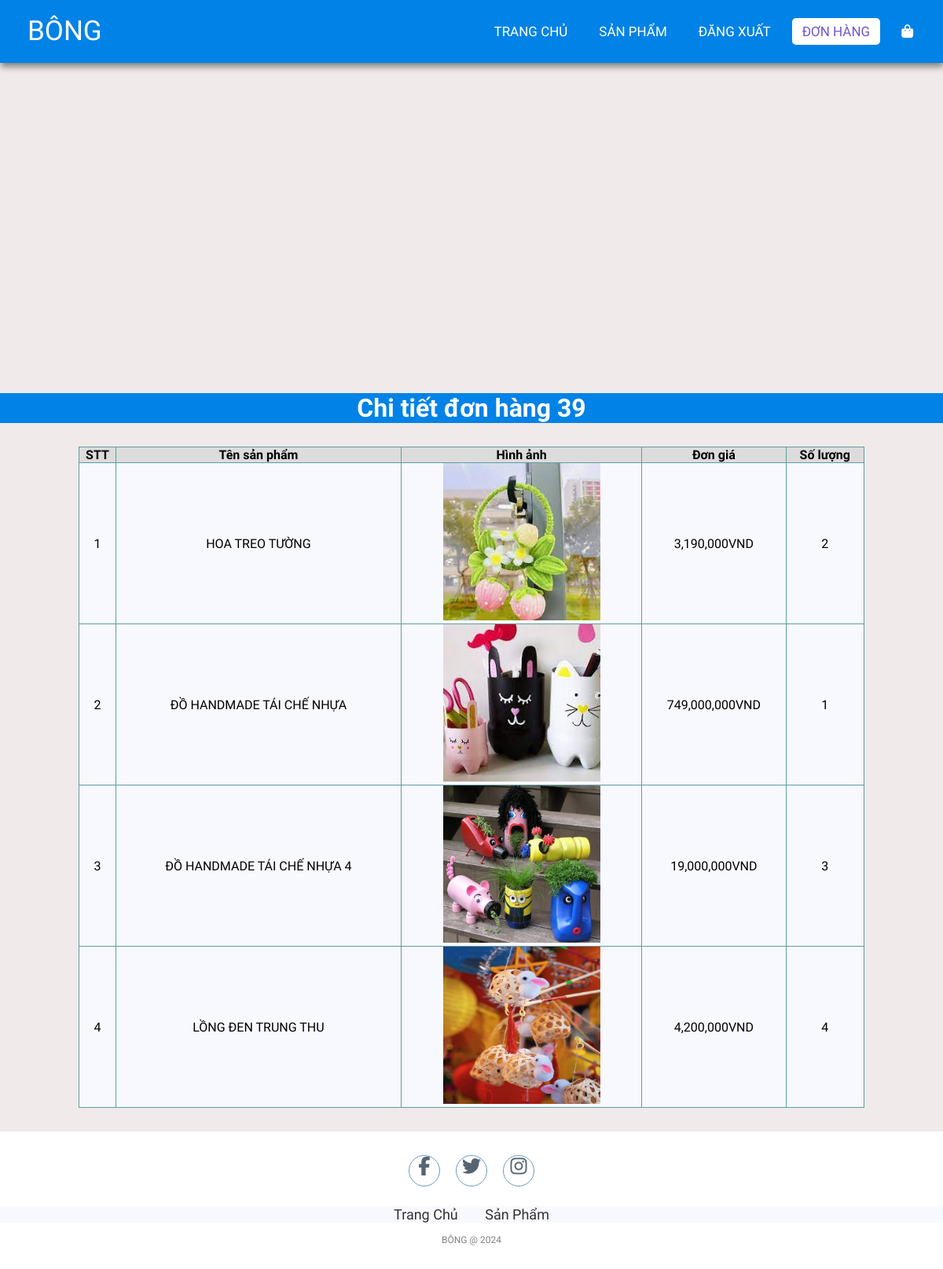
Page /orderdetail.php?orderId=39 (signed in) on the committed database.
### tables this page shows
CREATE TABLE `order_details` (
  `id` int(11) NOT NULL,
  `orderId` int(11) NOT NULL,
  `productId` int(11) NOT NULL,
  `qty` int(11) NOT NULL,
  `productPrice` decimal(10,0) NOT NULL,
  `productName` varchar(100) NOT NULL,
  `productImage` varchar(50) NOT NULL
);

### lib/database.php (called while the page is built, shortened)
<?php
class Database extends PDO
{
  public $host   = DB_HOST;
  public $user   = DB_USER;
  public $pass   = DB_PASS;
  public $dbname = DB_NAME;
  public $link;
  private function connectDB()
  {
    $this->link = new mysqli(
      $this->host,
      $this->user,
      $this->pass,
      $this->dbname
    );
  }
  public function select($query)
  {
    $result = $this->link->query($query);
    if ($result->num_rows > 0) {
      return $result;
    } else {
      return false;
    }
  }
}

### classes/orderDetails.php (called while the page is built, shortened)
<?php
$filepath = realpath(dirname(__FILE__));
include_once($filepath . '/../lib/database.php');
?>
<?php
class orderDetails
{
    private $db;
    public function __construct()
    {
        $this->db = new Database();
    }
    public function getOrderDetails($orderId)
    {
        $query = "SELECT * FROM order_details WHERE orderId = $orderId ";
        $mysqli_result = $this->db->select($query);
        if ($mysqli_result) {
            $result = mysqli_fetch_all($this->db->select($query), MYSQLI_ASSOC);
            return $result;
        }
        return false;
    }
}
?>

### orderdetail.php (the view, shortened to what this page needs)
<?php
include_once 'classes/orderDetails.php';
$orderDetails = new orderDetails();
$result = $orderDetails->getOrderDetails($_GET['orderId']);
?>
<!DOCTYPE html>
<html lang="en">
<head>
    <link rel="stylesheet" href="css/style.css">
    <link rel="stylesheet" href="https://cdnjs.cloudflare.com/ajax/libs/font-awesome/5.15.4/css/all.min.css">
</head>
<body>
    <nav>
        <label class="logo">BÔNG</label>
        <ul>
            <li><a href="index.php">Trang chủ</a></li>
            <li><a href="productList.php">Sản phẩm</a></li>
            <?php
            if (isset($_SESSION['user']) && $_SESSION['user']) { ?>
                <li><a href="logout.php" id="signin">Đăng xuất</a></li>
            <?php } else { ?>
                <li><a href="register.php" id="signup">Đăng ký</a></li>
                <li><a href="login.php" id="signin">Đăng nhập</a></li>
            <?php } ?>
            <li><a href="order.php" id="order" class="active">Đơn hàng</a></li>
            <li>
                <a href="checkout.php">
                    <i class="fa fa-shopping-bag"></i>
                </a>
            </li>
        </ul>
    </nav>
    <section class="banner"></section>
    <div class="featuredProducts">
        <h1>Chi tiết đơn hàng <?= $_GET['orderId'] ?></h1>
    </div>
    <div class="container-single">
        <table class="order">
            <tr>
                <th>STT</th>
                <th>Tên sản phẩm</th>
                <th>Hình ảnh</th>
                <th>Đơn giá</th>
                <th>Số lượng</th>
            </tr>
            <?php $count = 1;
            foreach ($result as $key => $value) { ?>
                <tr>
                    <td><?= $count++ ?></td>
                    <td><?= $value['productName'] ?></td>
                    <td><img class="image-cart" src="admin/uploads/<?= $value['productImage'] ?>" alt=""></td>
                    <td><?= number_format($value['productPrice'], 0, '', ',') ?>VND</td>
                    <td><?= $value['qty'] ?></td>
                </tr>
            <?php }
            ?>
        </table>
    </div>
    <footer>
        <div class="social">
            <a href="https://www.facebook.com/profile.php?id=100061695790048"><i class="fa fa-facebook" aria-hidden="true"></i></a>
            <a href="https://www.facebook.com/profile.php?id=100061695790048"><i class="fa fa-twitter" aria-hidden="true"></i></a>
            <a href="https://www.facebook.com/profile.php?id=100061695790048"><i class="fa fa-instagram" aria-hidden="true"></i></a>
        </div>
        <ul class="list">
            <li>
                <a href="./">Trang Chủ</a>
            </li>
            <li>
                <a href="productList.php">Sản Phẩm</a>
            </li>
        </ul>
        <p class="copyright">BÔNG @ 2024</p>
    </footer>
</body>
</html>

### css/style.css (style rules this page uses)
* { padding: 0; margin: 0; text-decoration: none; list-style: none; box-sizing: border-box; }
body { font-family: Mitr; background: rgb(240, 234, 234); }
nav { top: 0; background: #0082e6; height: 80px; width: 100%; position: fixed; z-index: 9999; box-shadow: 1px 5px 8px gray; }
label.logo { color: white; font-size: 35px; line-height: 80px; padding: 0 35px; }
nav ul { float: right; margin-right: 20px; }
nav ul li { display: inline-block; line-height: 80px; margin: 0 5px; }
nav ul li a { color: white; font-size: 17px; padding: 7px 13px; border-radius: 3px; text-transform: uppercase; border-radius: 5px; transition: 0.5s; }
a.active, a:hover { background: white; color: slateblue; }
.banner { background: url('../images/bia.jpg') background-size: cover; height: 500px; }
.featuredProducts { text-align: center; background-color: #0082e6; color: white; }
footer { padding: 30px 0; background-color:white; }
footer .social { text-align: center; padding-bottom: 25px; color: white; }
footer .social a { color: inherit; font-size: 24px; border: 1px solid steelblue; width: 40px; height: 40px; display: inline-block; text-align: center; border-radius: 50%; margin: 0 8px; transition: 0.5s; background-color: white; color: #2c3e50; opacity: 0.8; }
footer ul { margin-top: 0; padding: 0; list-style: none; font-size: 18px; margin-bottom: 0; text-align: center; }
footer ul a { color: inherit; text-decoration: none; opacity: 0.8; }
footer ul li { display: inline; padding: 0 15px; }
footer .copyright { margin-top: 15px; text-align: center; font-size: 12px; color: gray; }
.container-single { display: flex; margin: 30px 100px; }
.image-cart { height: 200px; width: 200px; }
.list { background-color: ghostwhite; }
th { background-color: gainsboro; border: 1px solid cadetblue; }
td { border: 1px solid cadetblue; text-align: center; }
.order { width: 100%; background-color: ghostwhite; padding: 10px; border-collapse: collapse; }

### rows in the picture
order_details: productName "HOA TREO TƯỜNG", productImage (picture), productPrice "3,190,000", qty "2"
order_details: productName "ĐỒ HANDMADE TÁI CHẾ NHỰA", productImage (picture), productPrice "749,000,000", qty "1"
order_details: productName "ĐỒ HANDMADE TÁI CHẾ NHỰA 4", productImage (picture), productPrice "19,000,000", qty "3"
order_details: productName "LỒNG ĐEN TRUNG THU", productImage (picture), productPrice "4,200,000", qty "4"

### other values in the picture
$_GET['orderId'] "39"
